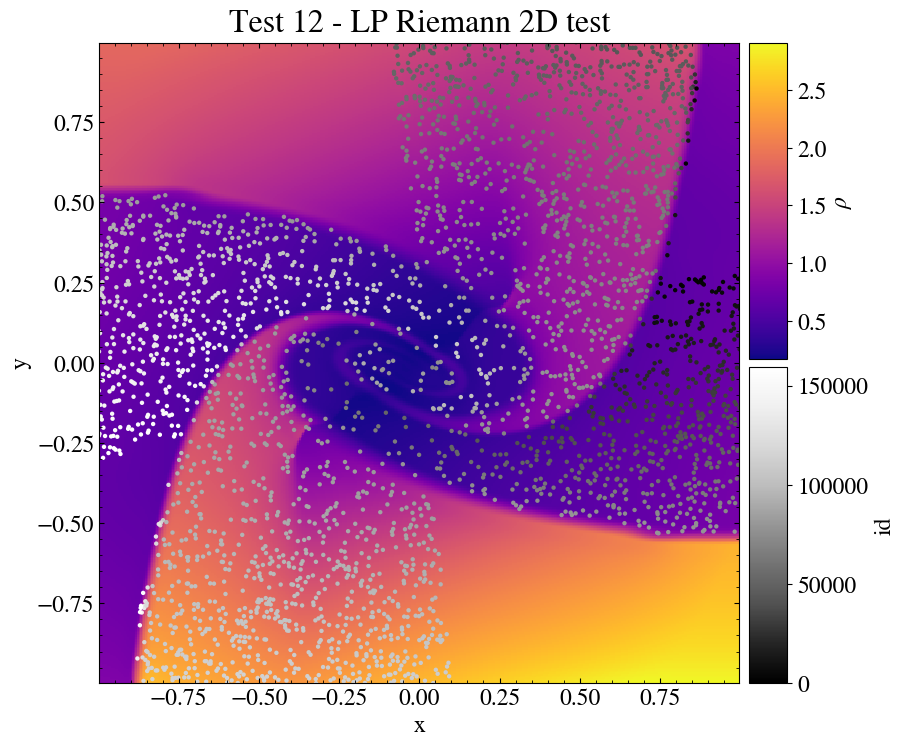

Reproduce this figure in Python.
import pyPLUTO as pp
import numpy as np
import os

# Creating the path for the data directory
plutodir = os.environ['PLUTO_DIR']
wdir     = plutodir + '/Test_Problems/Particles/LP/Riemann_2D'

Df = pp.Load(path = wdir)
Dp = pp.LoadPart(path = wdir)
I = pp.Image(figsize= [9,8])
I.create_axes(right = 0.85)
I.create_axes(nrow = 2, left = 0.86, hspace = 0.01)

pcm = I.display(Df.rho, x1 = Df.x1, x2 = Df.x2, ax = 0, aspect = 'equal')
indx = np.argsort(Dp.vx1**2 + Dp.vx2**2 + Dp.vx3**2)

I.colorbar(pcm, cax = 1)
print(Dp.id[indx[::20]].min(),Dp.id[indx[::20]].max())
pcm = I.scatter(Dp.x1[indx[::20]], Dp.x2[indx[::20]], c = Dp.id[indx[::20]], cmap = 'Greys_r', ms = 10, ax = 0, vmin = 0)
I.colorbar(pcm, cax = 2)

pp.savefig('test12_riemannlp.png')
pp.show()
